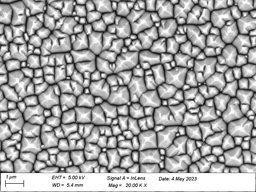
#> input picture images_in/437-1-03.tif, 256 x 192 px, shrunk from 1024 x 768 before the run, found by its file name; its folder holds 7 pictures in this run
$ python hist_check.py   (older library calls are emulated)
#> lines starting #> are read from the running program, lines starting #| are printed output that depends on the picture
### analysis.py
from t1cv import *
import json
# from regions import (regions.RegionContext, Region)
# import regions
import scipy
from scipy import signal
class ImageAnalysis():
    def __init__(self, imgstr):
        self.imgstr = imgstr
        if not os.path.exists(imgstr):
            self.imgstr = 'images_in/' + imgstr
        self.fullimg :np.ndarray = cv2.imread(self.imgstr)
        self.img :np.ndarray = self.fullimg[:-77,:]
        self.titlebar :np.ndarray = self.fullimg[-76:,:]
        self.gray = cv2.cvtColor(self.img, cv2.COLOR_BGR2GRAY)
        # gray = np.average(np.dstack((gray, cv2.imread('darkened_w_circles.png', cv2.IMREAD_GRAYSCALE))), axis = 2)
        self.img = np.dstack((self.gray, self.gray, self.gray))
        # self.graywave = w2d(cv2.cvtColor(self.img, cv2.COLOR_BGR2GRAY))
        self.imgwidth = self.img.shape[1]
        self.guibar_original = np.zeros((200, self.imgwidth, 3), dtype=np.uint8) + 255
        self.guibar = self.guibar_original.copy()

        self.render_canvas = self.zeros_color()
        # [4 lines of commented-out code are left out]
        self.thresh_value = 110
        self.contour_masks = None #self.make_contour()
        self.region_contexts = [] #self.generate_regions()
        self.rotation = 0
        self.cross_value_landscape_stored = None
        self.claimed_territory_stored = None
        self.reset_canvas()
        self.laplacian_stored = None
        # cv2.destroyAllWindows()
        self.window = cv2.namedWindow('Image Analysis')
        self.capture = None
        self.pyramids = []
        self.pyramids_by_id = {}
        self.last_show = self.img.copy()
        self.prominence = 35

    # [8 lines left out: function save_clipped, not called in this run]


    # def generate_regions(self):
    #     self.region_contexts += [regions.RegionContext(self, self.contour_masks)]

    def show(self, img = None, ms=1, frames = 1, dont_save_last = False, titlebar = None):
        if img is None:
            img = self.last_show
        elif not dont_save_last:
                self.last_show = img
        if len(img.shape) == 2 or img.shape[2] == 1:
            img = np.dstack((img, img, img)).reshape(-1, self.imgwidth, 3)
        titlebar = self.titlebar if titlebar is None else titlebar
        img = np.concatenate((img, titlebar, self.guibar), axis = 0)
        cv2.imshow('Image Analysis', img)
        if self.capture is not None:
            self.capture += [img.copy()] *1
        print("show", ms, "ms")
        if ms > 0:
            ms = 1
            cv2.waitKey(ms)
    def zeros(self):
        return np.uint8(np.zeros_like(self.gray))

    def zeros_color(self):
        return np.zeros_like(self.img)

    def reset_canvas(self):
        self.render_canvas = self.img.copy()

    # [164 lines left out: functions draw_cross, render_display, consolidate_pyramids, reindex_pyramids, segment, draw_pyramids and 4 more, not called in this run]

# [3 lines that do not run on import are left out]

### grad_like.py
import cv2
import analysis
from analysis import ImageAnalysis
import numpy as np
from t1cv import *
import cProfile
import hist_check

def interpolate_color(colors):
    if not isinstance(colors, np.ndarray):
        colors = np.uint8(colors)
    # [5 lines left out: function interpolate_color_func_over_iterations, not called in this run]
    return interpolate_color_func_over_iterations

# colorsUp = interpolate_color(((150, 0, 100), (0, 255, 50)))
# colorsDown = interpolate_color(((150, 100, 0), (0, 50, 255)))
colorsUp = interpolate_color(((0, 0, 0), (0, 255, 0)))
colorsDown = interpolate_color(((0, 0, 0), (0, 0, 255)))

# [5 lines left out: function stepf_generate, not called in this run]


class ImageGradStats:
    # [12 lines left out: function __init__, not called in this run]

    def reset_gray(self):
        self.gray = self.IA.gray.copy()

    def blur_gray(self, ksize = 5):
        self.gray :np.ndarray = hist_check.apply_multi_low_pass(self.gray)
        self.gray :np.ndarray = cv2.GaussianBlur(self.gray, (ksize, ksize), 0)


    def sobel(self):
        return cv2.Sobel(self.gray, cv2.CV_64F, 1, 1, ksize=5)

    # [270 lines left out: functions dgrad, npdgrad, dgrad_positive_side, d2grad, d2gradx2y2, sobelxy and 10 more, not called in this run]
# [2 lines that do not run on import are left out]


# [97 lines left out: functions darken_edge_points, edge_points, not called in this run]

### hist_check.py
import numpy as np
# import cv2
from t1cv import *
# import bottleneck as bn
# from sklearn.cluster import (OPTICS, HDBSCAN

#plot a histogram of the intensity values
import matplotlib.pyplot as plt
# [4 lines of commented-out code are left out]


# [103 lines left out: functions log_normalize, brighten_normalize, rm_lf, apply_multi_low_pass, main, not called in this run]
#> in __init__, self.fullimg is the input picture: shape (192, 256, 3); min 5, max 255, mean 165.8
    gray1 = IA.gray
    IA = ImageAnalysis('242316_01.tif')
#> call 2 of __init__, with imgstr = '242316_01.tif'
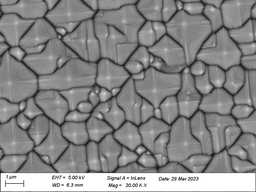
#> input picture images_in/242316_01.tif, 256 x 192 px, shrunk from 1024 x 768 before the run, found by its file name
#> in __init__, self.fullimg is the input picture: shape (192, 256, 3); min 18, max 255, mean 136.2
#> in __init__ (call 2), `self.titlebar :np.ndarray = self.fullimg[-76:,:]`:
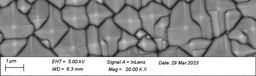
#> self.titlebar: shape (76, 256, 3); min 21, max 255, mean 152.1
    gray2 = IA.gray
    IA.show(apply_multi_low_pass(gray2), 5000)
#> in rm_lf, `lpf = cv2.magnitude(img_back[:,:,0],img_back[:,:,1])`:
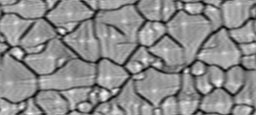
#> lpf: shape (115, 256) float32; min 908070.8, max 5998544.5, mean 3704704.5; drawn with min black and max white
#> in rm_lf, `h,l = np.max(lpf), np.min(lpf)`: h = 5998544.5; l = 908070.8
#> the loop in apply_multi_low_pass, `for rad in range(k, k + t):` made 100 passes
#> pass 1, in rm_lf (call 2), `lpf = cv2.magnitude(img_back[:,:,0],img_back[:,:,1])`:
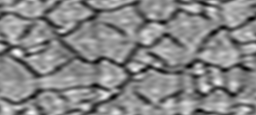
#> lpf: shape (115, 256) float32; min 1458467.2, max 5721765, mean 3705083.2; drawn with min black and max white
#> after the loop in apply_multi_low_pass, `for rad in range(k, k + t):`:
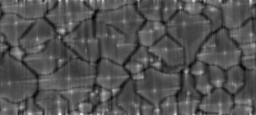
#> im: shape (115, 256) float32; min 12.31, max 74.94, mean 32.7; drawn with min black and max white
#> in apply_multi_low_pass, `im = im / (t + r)`:
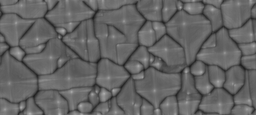
#> im: shape (115, 256) float32; min 0.113, max 0.688, mean 0.395
#> in show, `img = np.concatenate((img, titlebar, self.guibar), axis = 0)`:
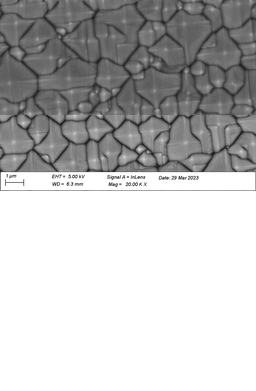
#> img: shape (391, 256, 3); min 21, max 255, mean 189.5

if __name__ == "__main__":
    main()
